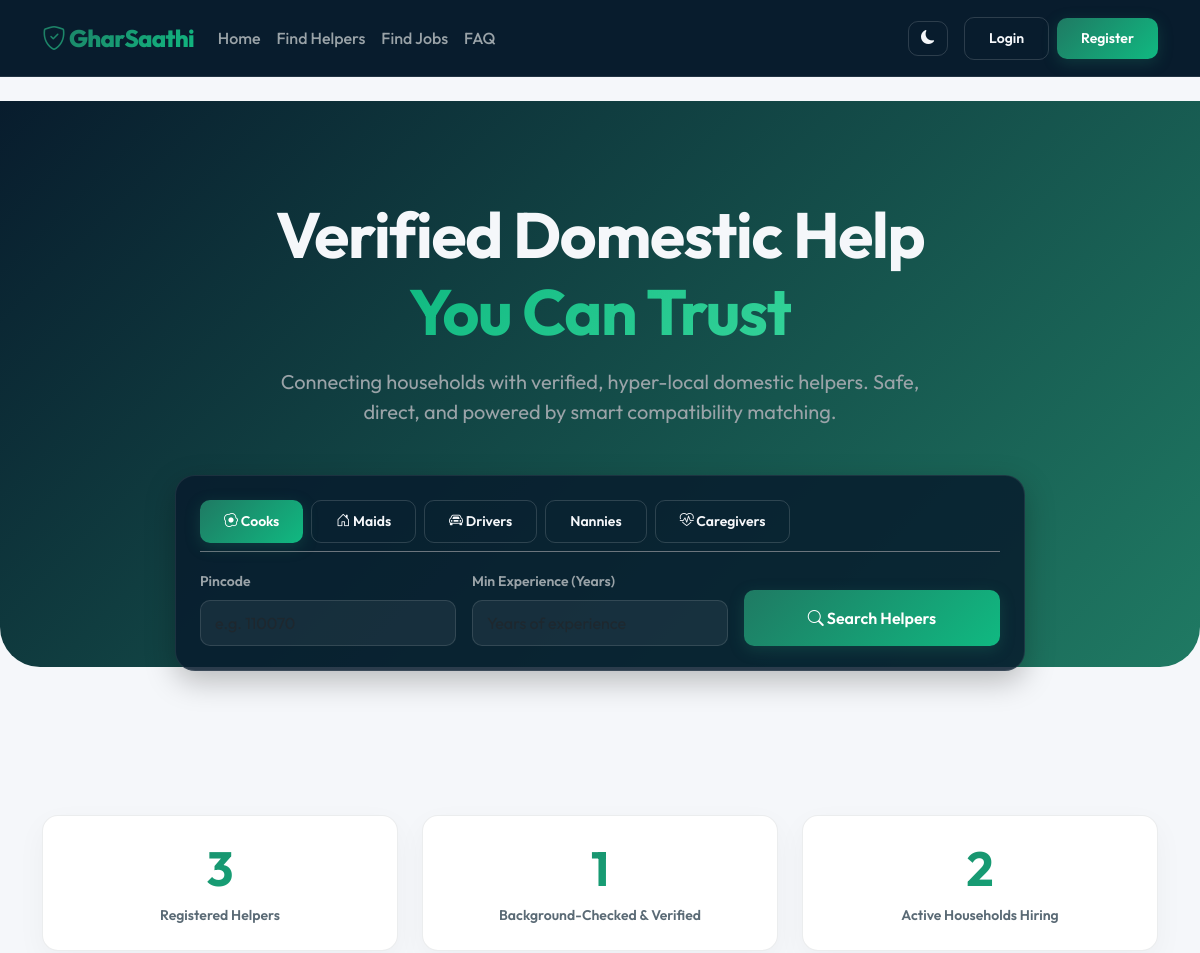
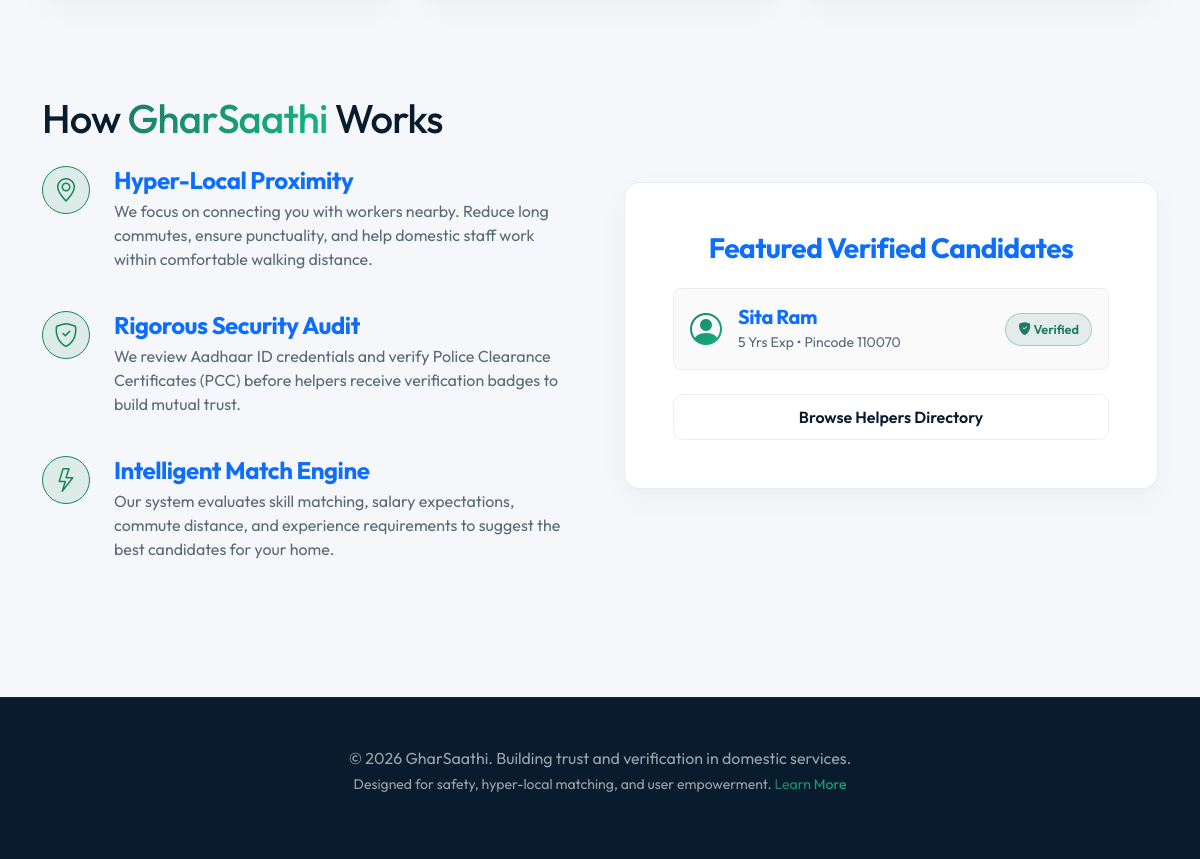
The page / on the database its author committed (2 pictures, top to bottom).
### app/models/profiles.py (models this page shows, shortened)
class Helper(db.Model):
    __tablename__ = 'helpers'
    id = db.Column(db.Integer, primary_key=True)
    user_id = db.Column(db.Integer, db.ForeignKey('users.id', ondelete='CASCADE'), nullable=False, unique=True)
    full_name = db.Column(db.String(150), nullable=False)
    profile_photo = db.Column(db.String(255), nullable=True)
    age = db.Column(db.Integer, nullable=False)
    gender = db.Column(db.Enum('male', 'female', 'other', name='genders'), nullable=False)
    religion = db.Column(db.String(50), nullable=True)
    languages_spoken = db.Column(db.Text, nullable=True)  # Comma separated or string representation
    experience_years = db.Column(db.Integer, default=0)
    education_level = db.Column(db.String(100), nullable=True)
    expected_salary = db.Column(db.Numeric(10, 2), nullable=False)
    available_from = db.Column(db.Date, nullable=True, default=datetime.utcnow().date)
    preferred_hours_start = db.Column(db.Time, nullable=True)
    preferred_hours_end = db.Column(db.Time, nullable=True)
    work_type = db.Column(db.Enum('live_in', 'live_out', 'both', name='work_types'), default='live_out')
    location_pincode = db.Column(db.String(20), nullable=False)
    latitude = db.Column(db.Numeric(10, 8), nullable=True)
    longitude = db.Column(db.Numeric(11, 8), nullable=True)
    is_vaccinated = db.Column(db.Boolean, default=False)
    is_police_verified = db.Column(db.Boolean, default=False)
    is_background_checked = db.Column(db.Boolean, default=False)
    overall_rating = db.Column(db.Float, default=0.0)
    skills = db.relationship('Skill', secondary='helper_skills', back_populates='helpers')
    experience_history = db.relationship('HelperExperience', backref='helper', lazy='dynamic', cascade="all, delete-orphan")
    applications = db.relationship('Application', backref='helper', lazy='dynamic', cascade="all, delete-orphan")
    saved_jobs = db.relationship('SavedJob', backref='helper', lazy='dynamic', cascade="all, delete-orphan")
    shortlisted_by = db.relationship('Shortlist', backref='helper', lazy='dynamic', cascade="all, delete-orphan")
    admin_verifications = db.relationship('Verification', backref='helper', lazy='dynamic', cascade="all, delete-orphan")

### app/views/public.py (the view)
@public_bp.route('/')
def index():
    total_helpers = Helper.query.count()
    verified_helpers = Helper.query.filter_by(is_police_verified=True).count()
    total_jobs = Job.query.filter_by(status='open').count()
    featured_helpers = Helper.query.filter_by(is_police_verified=True).limit(3).all()
    return render_template(
        'public/index.html',
        total_helpers=total_helpers,
        verified_helpers=verified_helpers,
        total_jobs=total_jobs,
        featured_helpers=featured_helpers
    )

### app/templates/public/index.html (shortened to what this page needs)
{% extends 'base.html' %}
{% block content %}
<div class="hero-section text-center py-5 position-relative" style="background: linear-gradient(135deg, #081C2D 0%, #1F7A63 100%); border-bottom-left-radius: 40px; border-bottom-right-radius: 40px; margin-top: -24px;">
    <div class="container position-relative py-5">
        <h1 class="display-3 fw-bold mb-3 text-light">
            Verified Domestic Help<br><span class="text-gradient" style="background: linear-gradient(135deg, #10b981, #34d399); -webkit-background-clip: text; background-clip: text; -webkit-text-fill-color: transparent;">You Can Trust</span>
        </h1>
        <p class="fs-5 text-secondary max-width-600 mx-auto mb-5" style="color: #9AA3A8 !important; max-width: 650px;">
            Connecting households with verified, hyper-local domestic helpers. Safe, direct, and powered by smart compatibility matching.
        </p>
        <div class="glass-panel p-4 mx-auto text-start mt-4" style="max-width: 850px; border-radius: 20px; box-shadow: 0 15px 35px rgba(0, 0, 0, 0.25); margin-bottom: -100px; position: relative; z-index: 10;">
            <div class="d-flex flex-wrap gap-2 mb-3 pb-2 border-bottom border-secondary border-opacity-15">
                <button type="button" class="btn btn-sm btn-neon tab-btn" data-category="cook" onclick="selectTab(this, 'cook')">
                    <i class="bi bi-egg-fried"></i> Cooks
                </button>
                <button type="button" class="btn btn-sm btn-glass-outline tab-btn" data-category="maid" onclick="selectTab(this, 'maid')">
                    <i class="bi bi-house-door"></i> Maids
                </button>
                <button type="button" class="btn btn-sm btn-glass-outline tab-btn" data-category="driver" onclick="selectTab(this, 'driver')">
                    <i class="bi bi-car-front"></i> Drivers
                </button>
                <button type="button" class="btn btn-sm btn-glass-outline tab-btn" data-category="babysitter" onclick="selectTab(this, 'babysitter')">
                     Nannies
                </button>
                <button type="button" class="btn btn-sm btn-glass-outline tab-btn" data-category="caregiver" onclick="selectTab(this, 'caregiver')">
                    <i class="bi bi-heart-pulse"></i> Caregivers
                </button>
            </div>
            <form method="GET" action="{{ url_for('public.search_helpers') }}">
                <div class="row g-3">
                    <div class="col-md-4">
                        <label class="form-label text-secondary small fw-semibold">Pincode</label>
                        <input type="text" name="pincode" class="form-control glass-input" placeholder="e.g. 110070" style="padding: 10px 14px !important;">
                    </div>
                    <div class="col-md-4">
                        <label class="form-label text-secondary small fw-semibold">Min Experience (Years)</label>
                        <input type="number" name="min_experience" class="form-control glass-input" placeholder="Years of experience" style="padding: 10px 14px !important;">
                    </div>
                    <div class="col-md-4 d-flex align-items-end">
                        <button type="submit" class="btn btn-neon w-100 py-3" style="font-size: 1rem; border-radius: 10px;">
                            <i class="bi bi-search"></i> Search Helpers
                        </button>
                    </div>
                </div>
            </form>
        </div>
    </div>
</div>
<div style="height: 100px;"></div>
<div class="container py-5">
    <div class="row g-4 mb-5 text-center">
        <div class="col-md-4">
            <div class="glass-panel p-4 h-100">
                <div class="text-gradient display-5 fw-bold mb-2">{{ total_helpers }}</div>
                <div class="text-secondary fw-semibold uppercase tracking-wider small">Registered Helpers</div>
            </div>
        </div>
        <div class="col-md-4">
            <div class="glass-panel p-4 h-100">
                <div class="text-gradient display-5 fw-bold mb-2">{{ verified_helpers }}</div>
                <div class="text-secondary fw-semibold uppercase tracking-wider small">Background-Checked & Verified</div>
            </div>
        </div>
        <div class="col-md-4">
            <div class="glass-panel p-4 h-100">
                <div class="text-gradient display-5 fw-bold mb-2">{{ total_jobs }}</div>
                <div class="text-secondary fw-semibold uppercase tracking-wider small">Active Households Hiring</div>
            </div>
        </div>
    </div>
    <div class="row g-5 align-items-center py-5">
        <div class="col-lg-6">
            <h2 class="h1 mb-4">How <span class="text-gradient">GharSaathi</span> Works</h2>
            <div class="d-flex mb-4">
                <div class="me-4">
                    <span class="d-flex align-items-center justify-content-center bg-success bg-opacity-10 border border-success border-opacity-30 rounded-circle" style="width: 48px; height: 48px;">
                        <i class="bi bi-geo-alt text-success fs-4"></i>
                    </span>
                </div>
                <div>
                    <h4 class="mb-1 text-primary">Hyper-Local Proximity</h4>
                    <p class="text-secondary">We focus on connecting you with workers nearby. Reduce long commutes, ensure punctuality, and help domestic staff work within comfortable walking distance.</p>
                </div>
            </div>
            <div class="d-flex mb-4">
                <div class="me-4">
                    <span class="d-flex align-items-center justify-content-center bg-success bg-opacity-10 border border-success border-opacity-30 rounded-circle" style="width: 48px; height: 48px;">
                        <i class="bi bi-shield-check text-success fs-4"></i>
                    </span>
                </div>
                <div>
                    <h4 class="mb-1 text-primary">Rigorous Security Audit</h4>
                    <p class="text-secondary">We review Aadhaar ID credentials and verify Police Clearance Certificates (PCC) before helpers receive verification badges to build mutual trust.</p>
                </div>
            </div>
            <div class="d-flex">
                <div class="me-4">
                    <span class="d-flex align-items-center justify-content-center bg-success bg-opacity-10 border border-success border-opacity-30 rounded-circle" style="width: 48px; height: 48px;">
                        <i class="bi bi-lightning text-success fs-4"></i>
                    </span>
                </div>
                <div>
                    <h4 class="mb-1 text-primary">Intelligent Match Engine</h4>
                    <p class="text-secondary">Our system evaluates skill matching, salary expectations, commute distance, and experience requirements to suggest the best candidates for your home.</p>
                </div>
            </div>
        </div>
        <div class="col-lg-6">
            <div class="glass-panel p-5">
                <h3 class="mb-4 text-center text-primary">Featured Verified Candidates</h3>
                {% if featured_helpers %}
                    <div class="d-flex flex-column gap-3">
                        {% for helper in featured_helpers %}
                            <div class="d-flex align-items-center justify-content-between p-3 border border-secondary border-opacity-10 rounded-3" style="background: rgba(8, 28, 45, 0.02);">
                                <div class="d-flex align-items-center">
                                    <i class="bi bi-person-circle fs-2 text-gradient me-3"></i>
                                    <div>
                                        <h5 class="mb-0 text-primary">{{ helper.full_name }}</h5>
                                        <span class="text-secondary small">{{ helper.experience_years }} Yrs Exp &bull; Pincode {{ helper.location_pincode }}</span>
                                    </div>
                                </div>
                                <span class="badge-verified"><i class="bi bi-shield-fill-check"></i> Verified</span>
                            </div>
                        {% endfor %}
                    </div>
                {% else %}
                    <div class="text-center py-4 text-secondary">
                        <i class="bi bi-person-exclamation fs-1 mb-2"></i>
                        <p class="mb-0">No verified profiles currently listed.</p>
                    </div>
                {% endif %}
                <div class="text-center mt-4">
                    <a href="{{ url_for('public.search_helpers') }}" class="btn btn-glass-outline w-100">Browse Helpers Directory</a>
                </div>
            </div>
        </div>
    </div>
</div>
{% endblock %}

### app/static/css/main.css (style rules this page uses)
:root { --bg-dark: #081C2D; --bg-light: #F5F7FA; --primary-neon: #1F7A63; --primary-neon-rgb: 31, 122, 99; --secondary-neon: #10b981; --secondary-neon-rgb: 16, 185, 129; --accent-gold: #d97706; --danger-red: #ef4444; --text-primary: #081C2D; --text-secondary: #5A6A75; --border-glass: rgba(8, 28, 45, 0.08); --card-shadow: 0 10px 30px rgba(8, 28, 45, 0.04); --font-outfit: 'Outfit', sans-serif; }
body { background-color: var(--bg-light); color: var(--text-primary); font-family: var(--font-outfit); min-height: 100vh; margin: 0; overflow-x: hidden; }
.custom-navbar, .hero-section, footer, .dark-panel { --text-primary: #F5F7FA; --text-secondary: #9AA3A8; --border-glass: rgba(255, 255, 255, 0.1); }
.glass-panel { background: #ffffff; border: 1px solid var(--border-glass); border-radius: 16px; box-shadow: var(--card-shadow); transition: all 0.25s cubic-bezier(0.4, 0, 0.2, 1); color: var(--text-primary); }
.dark-panel, .hero-section .glass-panel { background: rgba(8, 28, 45, 0.85) !important; border: 1px solid rgba(255, 255, 255, 0.08) !important; color: #F5F7FA !important; box-shadow: 0 10px 30px rgba(0, 0, 0, 0.25) !important; }
h1, h2, h3, h4, h5, h6 { font-weight: 700; letter-spacing: -0.02em; }
.text-gradient { background: linear-gradient(135deg, var(--primary-neon), var(--secondary-neon)); -webkit-background-clip: text; background-clip: text; -webkit-text-fill-color: transparent; }
.glass-input { background: #ffffff !important; border: 1px solid rgba(8, 28, 45, 0.12) !important; color: #081C2D !important; border-radius: 10px !important; padding: 12px 16px !important; transition: all 0.2s ease-in-out !important; }
.dark-panel .glass-input, .hero-section .glass-input { background: rgba(255, 255, 255, 0.06) !important; border: 1px solid rgba(255, 255, 255, 0.12) !important; color: #F5F7FA !important; }
.btn-neon { background: linear-gradient(135deg, var(--primary-neon), var(--secondary-neon)); color: #fff !important; border: none; border-radius: 10px; padding: 10px 24px; font-weight: 600; transition: all 0.15s cubic-bezier(0.4, 0, 0.2, 1); box-shadow: 0 4px 15px rgba(31, 122, 99, 0.3); }
.btn-glass-outline { background: transparent; border: 1.5px solid var(--border-glass); color: var(--text-primary) !important; border-radius: 10px; padding: 10px 24px; font-weight: 600; transition: all 0.15s cubic-bezier(0.4, 0, 0.2, 1); }
.custom-navbar .btn-glass-outline, .hero-section .btn-glass-outline, footer .btn-glass-outline, .dark-panel .btn-glass-outline { color: #F5F7FA !important; border-color: rgba(255, 255, 255, 0.15); }
.badge-verified { background: rgba(31, 122, 99, 0.1); color: var(--primary-neon); border: 1px solid rgba(31, 122, 99, 0.3); padding: 6px 12px; border-radius: 50px; font-size: 0.8rem; font-weight: 600; }
.text-light { color: var(--text-primary) !important; }
.text-secondary { color: var(--text-secondary) !important; }

### rows shown on the page
Helper: full_name "Sita Ram", experience_years "5", location_pincode "110070"

### other values the page prints
{{ total_helpers }} "3"
{{ verified_helpers }} "1"
{{ total_jobs }} "2"
